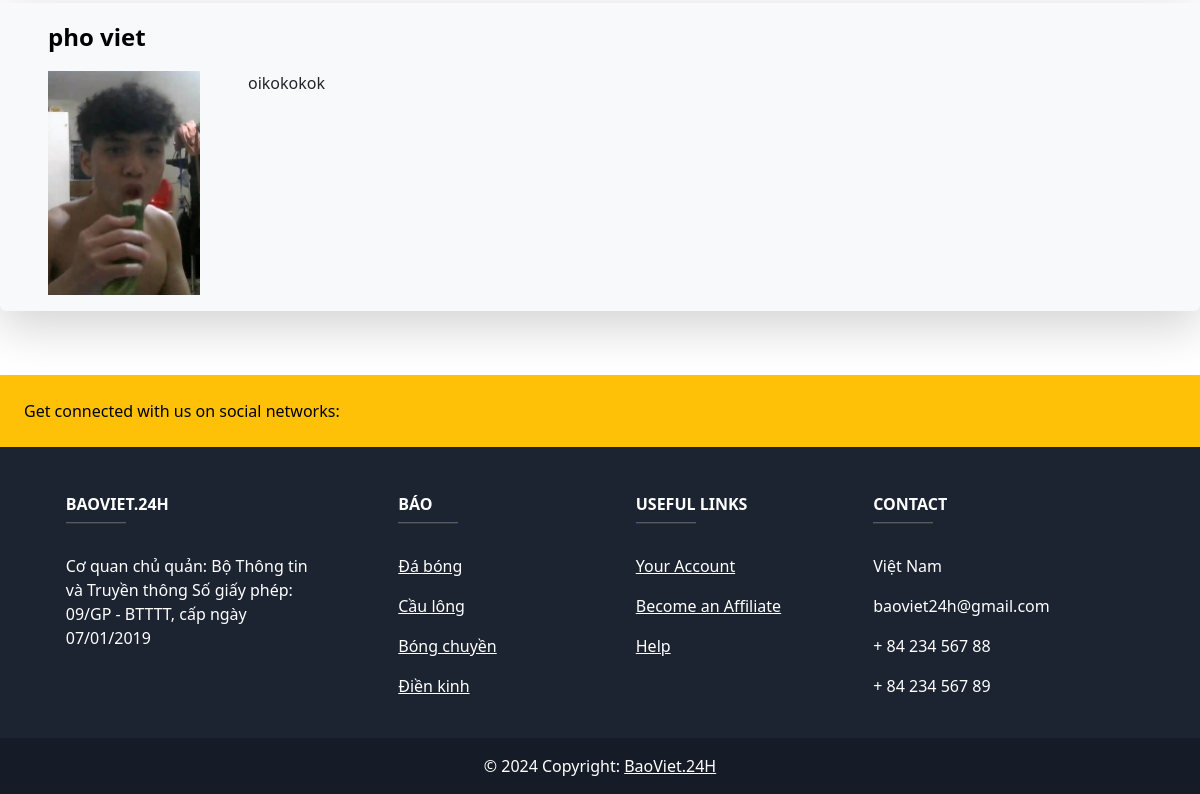
Before: / (lower part) with the older database file.
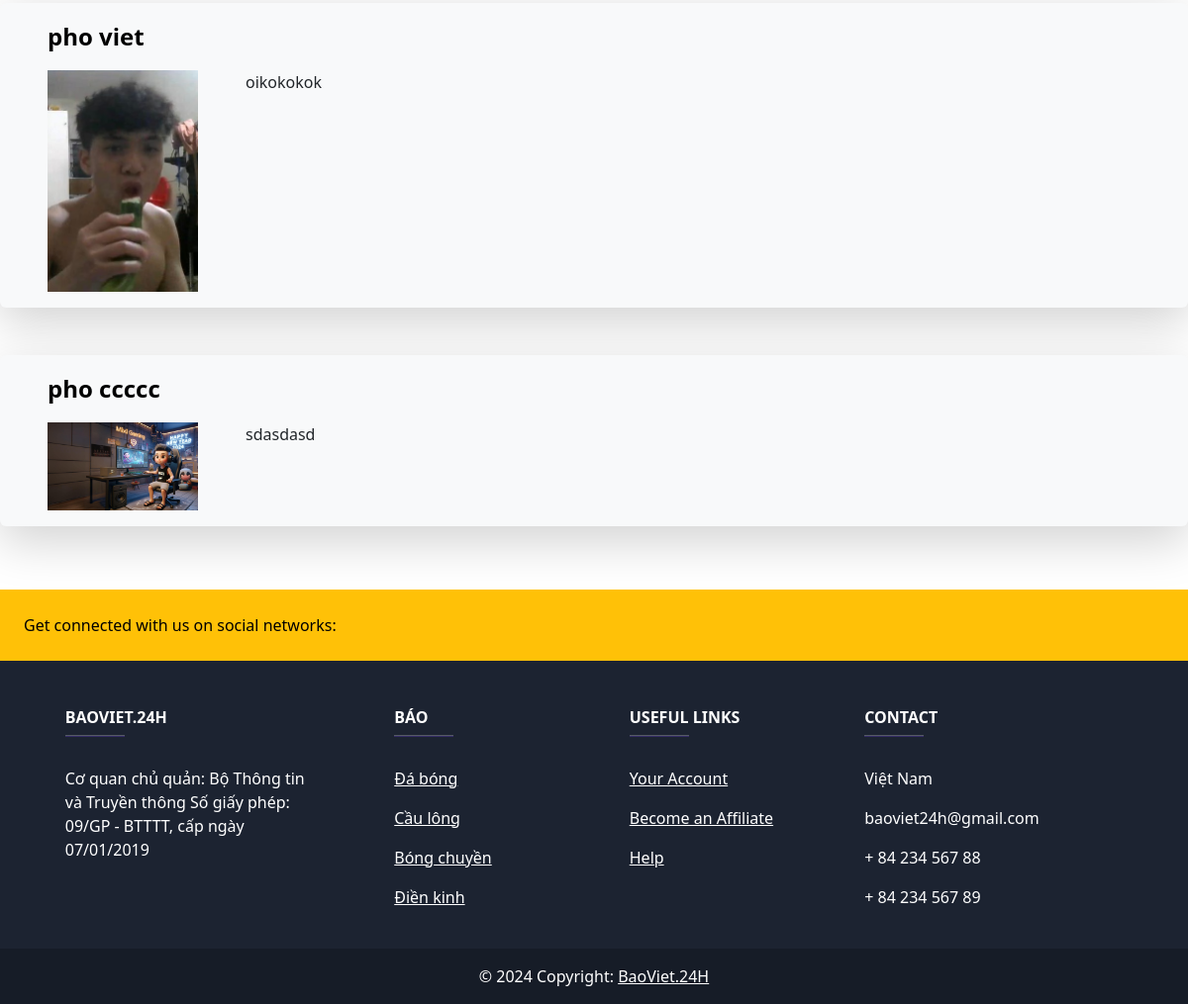
After: the same page with the newer database file.
### posts/models.py (models this page shows, shortened)
class Post(models.Model):
    title = models.CharField(max_length=2000)
    content = models.TextField()
    content2 = models.TextField(default='')
    image = models.ImageField(upload_to='images/', blank=True, null=True)
    created_at = models.DateTimeField(auto_now_add=True)
    updated_at = models.DateTimeField(auto_now=True)

### posts/views.py (the view)
# urls.py: path('', post_views.post_list, name='post_list'),
def post_list(request):
    posts = Post.objects.all()
    return render(request, 'posts/post_list.html', {'posts': posts})

### posts/Templates/posts/post_list.html (shortened to what this page needs)
<!DOCTYPE html>
<html>
  <head>
    <link
      rel="stylesheet"
      href="https://cdn.jsdelivr.net/npm/bootstrap@5.3.2/dist/css/bootstrap.min.css"
    />
  </head>
  <body>
    <ul class="d-flex flex-column list-unstyled mt-5">
      {% for post in posts %}
      <li
        class="shadow-lg p-3 mb-5 bg-body-tertiary rounded ps-5 d-flex flex-column"
      >
        <a
          class="link-offset-2 link-underline link-underline-opacity-0 text-black pe-5 fs-4 text fw-semibold pb-3"
          href="{% url 'post_detail' pk=post.pk %}"
          >{{ post.title }}</a
        >
        <div class="d-flex text-break">
          <a href="{% url 'post_detail' pk=post.pk %}">
            {% if post.image %}
            <img
              class="pe-5"
              src="{{ post.image.url }}"
              alt="{{ post.title }}"
              style="max-width: 200px"
            />
            {% endif %}
          </a>
          <div class="pe-5">{{ post.content2 }}</div>
        </div>
      </li>
      {% endfor %}
    </ul>
    <footer
      class="text-center text-lg-start text-white"
      style="background-color: #1c2331"
    >
      <section class="d-flex justify-content-between p-4 bg-warning">
        <div class="me-5">
          <span class="text-black"
            >Get connected with us on social networks:</span
          >
        </div>
        <div>
        </div>
      </section>
      <section class="">
        <div class="container text-center text-md-start mt-5">
          <div class="row mt-3">
            <div class="col-md-3 col-lg-4 col-xl-3 mx-auto mb-4">
              <h6 class="text-uppercase fw-bold">BaoViet.24H</h6>
              <hr
                class="mb-4 mt-0 d-inline-block mx-auto"
                style="width: 60px; background-color: #7c4dff; height: 2px"
              />
              <p>
                Cơ quan chủ quản: Bộ Thông tin và Truyền thông Số giấy phép:
                09/GP - BTTTT, cấp ngày 07/01/2019
              </p>
            </div>
            <div class="col-md-2 col-lg-2 col-xl-2 mx-auto mb-4">
              <h6 class="text-uppercase fw-bold">Báo</h6>
              <hr
                class="mb-4 mt-0 d-inline-block mx-auto"
                style="width: 60px; background-color: #7c4dff; height: 2px"
              />
              <p>
                <a href="#!" class="text-white">Đá bóng</a>
              </p>
              <p>
                <a href="#!" class="text-white">Cầu lông</a>
              </p>
              <p>
                <a href="#!" class="text-white">Bóng chuyền</a>
              </p>
              <p>
                <a href="#!" class="text-white">Điền kinh</a>
              </p>
            </div>
            <div class="col-md-3 col-lg-2 col-xl-2 mx-auto mb-4">
              <h6 class="text-uppercase fw-bold">Useful links</h6>
              <hr
                class="mb-4 mt-0 d-inline-block mx-auto"
                style="width: 60px; background-color: #7c4dff; height: 2px"
              />
              <p>
                <a href="#!" class="text-white">Your Account</a>
              </p>
              <p>
                <a href="#!" class="text-white">Become an Affiliate</a>
              </p>
              <p>
                <a href="#!" class="text-white">Help</a>
              </p>
            </div>
            <div class="col-md-4 col-lg-3 col-xl-3 mx-auto mb-md-0 mb-4">
              <h6 class="text-uppercase fw-bold">Contact</h6>
              <hr
                class="mb-4 mt-0 d-inline-block mx-auto"
                style="width: 60px; background-color: #7c4dff; height: 2px"
              />
              <p> Việt Nam</p>
              <p> baoviet24h@gmail.com</p>
              <p> + 84 234 567 88</p>
              <p> + 84 234 567 89</p>
            </div>
          </div>
        </div>
      </section>
      <div class="text-center p-3" style="background-color: rgba(0, 0, 0, 0.2)">
        © 2024 Copyright:
        <a class="text-white" href="#">BaoViet.24H</a>
      </div>
    </footer>
  </body>
</html>

Changed rows visible on the page:
added Post: title "pho ccccc", image (picture), content2 "sdasdasd"
